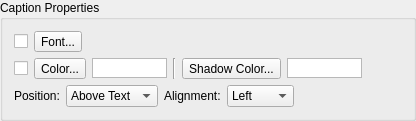
    <widget class="QGroupBox" name="groupBoxCaptionProperties">
     <property name="title">
      <string>Caption Properties</string>
     </property>
     <layout class="QVBoxLayout" name="verticalLayout_5">
      <item>
       <layout class="QHBoxLayout" name="horizontalLayout_11">
        <item>
         <widget class="QCheckBox" name="checkBoxSameFont">
          <property name="sizePolicy">
           <sizepolicy hsizetype="Fixed" vsizetype="Fixed">
            <horstretch>0</horstretch>
            <verstretch>0</verstretch>
           </sizepolicy>
          </property>
         </widget>
        </item>
        <item>
         <widget class="QToolButton" name="toolButtonCaptionFont">
          <property name="text">
           <string>Font...</string>
          </property>
         </widget>
        </item>
        <item>
         <widget class="QLabel" name="labelFontCaption">
          <property name="sizePolicy">
           <sizepolicy hsizetype="Minimum" vsizetype="Preferred">
            <horstretch>0</horstretch>
            <verstretch>0</verstretch>
           </sizepolicy>
          </property>
          <property name="wordWrap">
           <bool>true</bool>
          </property>
         </widget>
        </item>
       </layout>
      </item>
      <item>
       <layout class="QHBoxLayout" name="horizontalLayout_9">
        <item>
         <widget class="QCheckBox" name="checkBoxSameColor">
          <property name="sizePolicy">
           <sizepolicy hsizetype="Fixed" vsizetype="Fixed">
            <horstretch>0</horstretch>
            <verstretch>0</verstretch>
           </sizepolicy>
          </property>
         </widget>
        </item>
        <item>
         <widget class="QToolButton" name="toolButtonCaptionColor">
          <property name="text">
           <string>Color...</string>
          </property>
         </widget>
        </item>
        <item>
         <widget class="QGraphicsView" name="graphicViewCaptionColor">
          <property name="sizePolicy">
           <sizepolicy hsizetype="Fixed" vsizetype="Fixed">
            <horstretch>0</horstretch>
            <verstretch>0</verstretch>
           </sizepolicy>
          </property>
          <property name="minimumSize">
           <size>
            <width>75</width>
            <height>20</height>
           </size>
          </property>
          <property name="maximumSize">
           <size>
            <width>75</width>
            <height>20</height>
           </size>
          </property>
         </widget>
        </item>
        <item>
         <widget class="Line" name="line_2">
          <property name="orientation">
           <enum>Qt::Vertical</enum>
          </property>
         </widget>
        </item>
        <item>
         <widget class="QToolButton" name="toolButtonCaptionShadowColor">
          <property name="text">
           <string>Shadow Color...</string>
          </property>
         </widget>
        </item>
        <item>
         <widget class="QGraphicsView" name="graphicViewCaptionShadowColor">
          <property name="sizePolicy">
           <sizepolicy hsizetype="Fixed" vsizetype="Fixed">
            <horstretch>0</horstretch>
            <verstretch>0</verstretch>
           </sizepolicy>
          </property>
          <property name="minimumSize">
           <size>
            <width>75</width>
            <height>20</height>
           </size>
          </property>
          <property name="maximumSize">
           <size>
            <width>75</width>
            <height>20</height>
           </size>
          </property>
         </widget>
        </item>
        <item>
         <spacer name="horizontalSpacer">
          <property name="orientation">
           <enum>Qt::Horizontal</enum>
          </property>
          <property name="sizeHint" stdset="0">
           <size>
            <width>40</width>
            <height>20</height>
           </size>
          </property>
         </spacer>
        </item>
       </layout>
      </item>
      <item>
       <layout class="QHBoxLayout" name="horizontalLayout_15">
        <item>
         <widget class="QLabel" name="labelPosition">
          <property name="text">
           <string>Position:</string>
          </property>
         </widget>
        </item>
        <item>
         <widget class="QComboBox" name="comboBoxCaptionPosition">
          <item>
           <property name="text">
            <string>Above Text</string>
           </property>
           <property name="icon">
            <iconset resource="softprojector.qrc">
             <normaloff>:/icons/icons/aboveText.png</normaloff>:/icons/icons/aboveText.png</iconset>
           </property>
          </item>
          <item>
           <property name="text">
            <string>Below Text</string>
           </property>
           <property name="icon">
            <iconset resource="softprojector.qrc">
             <normaloff>:/icons/icons/belowText.png</normaloff>:/icons/icons/belowText.png</iconset>
           </property>
          </item>
         </widget>
        </item>
        <item>
         <widget class="QLabel" name="labelCaptionAlign">
          <property name="text">
           <string>Alignment:</string>
          </property>
         </widget>
        </item>
        <item>
         <widget class="QComboBox" name="comboBoxCaptionAlign">
          <item>
           <property name="text">
            <string>Left</string>
           </property>
           <property name="icon">
            <iconset resource="softprojector.qrc">
             <normaloff>:/icons/icons/alingLeft.png</normaloff>:/icons/icons/alingLeft.png</iconset>
           </property>
          </item>
          <item>
           <property name="text">
            <string>Center</string>
           </property>
           <property name="icon">
            <iconset resource="softprojector.qrc">
             <normaloff>:/icons/icons/alingCenter.png</normaloff>:/icons/icons/alingCenter.png</iconset>
           </property>
          </item>
          <item>
           <property name="text">
            <string>Right</string>
           </property>
           <property name="icon">
            <iconset resource="softprojector.qrc">
             <normaloff>:/icons/icons/alingRight.png</normaloff>:/icons/icons/alingRight.png</iconset>
           </property>
          </item>
         </widget>
        </item>
        <item>
         <spacer name="horizontalSpacer_5">
          <property name="orientation">
           <enum>Qt::Horizontal</enum>
          </property>
          <property name="sizeHint" stdset="0">
           <size>
            <width>40</width>
            <height>20</height>
           </size>
          </property>
         </spacer>
        </item>
       </layout>
      </item>
     </layout>
    </widget>
